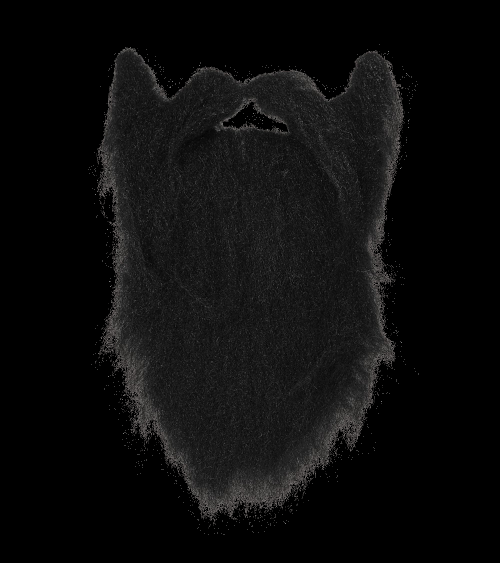
#> input picture assets/beard.png, 1000 x 1125 px (shown at 1/2 size)
$ python -i filters.py   (imports and definitions only)
#> lines starting #> are read from the running program, lines starting #| are printed output that depends on the picture; after the words box and inside, x2 and y2 are one past the last pixel; in counts of white or black regions, pixels touching at a corner belong together
#> further down, picture is the input picture: shape (1125, 1000, 3); mean B, G, R 12.5, 12.5, 12.6
import numpy as np
import cv2


# Converts the image to grayscale while keeping 3 color channels (BGR format)
def grayscale(frame_bgr):
    return cv2.cvtColor(cv2.cvtColor(frame_bgr.copy(), cv2.COLOR_BGR2GRAY), cv2.COLOR_GRAY2BGR)


# Inverts all pixel colors to create a negative image effect
def negative(frame_bgr):
    return cv2.bitwise_not(frame_bgr.copy())


# Applies a sepia-tone filter
# [5 lines left out: function sepia, not called in this run]


# Solarizes the image by inverting pixels above a brightness threshold
def solarize(frame_bgr, threshold=128):
    return np.where(frame_bgr < threshold, frame_bgr.copy(), 255 - frame_bgr)


# Applies a thermal heatmap-style color effect using the JET colormap
def thermal(frame_bgr):
    return cv2.applyColorMap(cv2.cvtColor(frame_bgr.copy(), cv2.COLOR_BGR2GRAY), cv2.COLORMAP_JET)


# Applies the SPRING colormap for pink tones
def spring(frame_bgr):
    return cv2.applyColorMap(cv2.cvtColor(frame_bgr.copy(), cv2.COLOR_BGR2GRAY), cv2.COLORMAP_SPRING)


# Applies the SUMMER colormap for green tones
def summer(frame_bgr):
    return cv2.applyColorMap(cv2.cvtColor(frame_bgr.copy(), cv2.COLOR_BGR2GRAY), cv2.COLORMAP_SUMMER)


# Applies the AUTUMN colormap for orange tones
def autumn(frame_bgr):
    return cv2.applyColorMap(cv2.cvtColor(frame_bgr.copy(), cv2.COLOR_BGR2GRAY), cv2.COLORMAP_AUTUMN)


# Applies the WINTER colormap for blue tones
def winter(frame_bgr):
    return cv2.applyColorMap(cv2.cvtColor(frame_bgr.copy(), cv2.COLOR_BGR2GRAY), cv2.COLORMAP_WINTER)


# Applies the HOT colormap
def hot(frame_bgr):
    return cv2.applyColorMap(cv2.cvtColor(frame_bgr.copy(), cv2.COLOR_BGR2GRAY), cv2.COLORMAP_HOT)


# Applies the COOL colormap
def cool(frame_bgr):
    return cv2.applyColorMap(cv2.cvtColor(frame_bgr.copy(), cv2.COLOR_BGR2GRAY), cv2.COLORMAP_COOL)


# Applies the BONE colormap
def bone(frame_bgr):
    return cv2.applyColorMap(cv2.cvtColor(frame_bgr.copy(), cv2.COLOR_BGR2GRAY), cv2.COLORMAP_BONE)


# Creates a cartoon effect by smoothing colors and emphasizing edges
def cartoon(frame_bgr):
    color = frame_bgr.copy()
    for i in range(3):
        color = cv2.bilateralFilter(color,d=9,sigmaColor=75,sigmaSpace=75)
    gray = cv2.cvtColor(frame_bgr.copy(), cv2.COLOR_BGR2GRAY)
    gray = cv2.medianBlur(gray, 5)
    edges = cv2.Canny(gray, 40, 80)
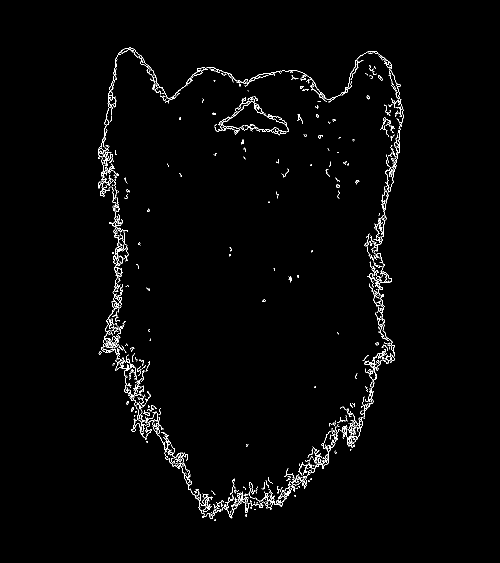
#> edges: shape (1125, 1000) (shown at 1/2 size); 1.5% white in thin lines or dots, all inside (x1, y1, x2, y2) = (196, 95, 807, 1042)
    edges = cv2.dilate(edges, np.ones((3, 3), np.uint8), iterations=1)
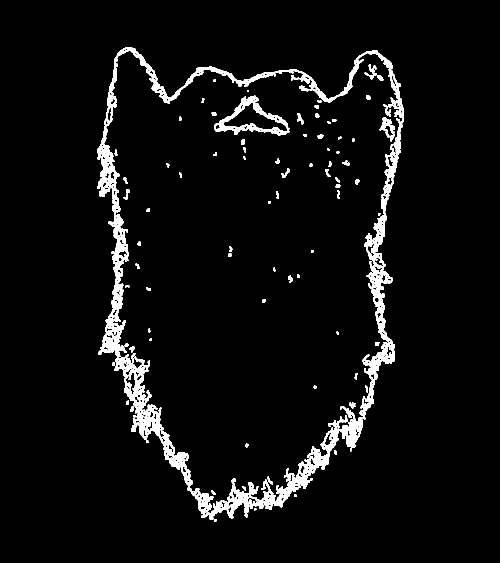
#> edges: shape (1125, 1000) (shown at 1/2 size); 4.8% white; 91 white regions (2 under 20 px), largest, box (x1, y1, x2, y2) and area: (195, 94, 808, 1039) 45047, (428, 191, 579, 272) 3080, (759, 234, 790, 275) 514
    edges = cv2.morphologyEx(edges,cv2.MORPH_CLOSE,np.ones((3, 3), np.uint8))
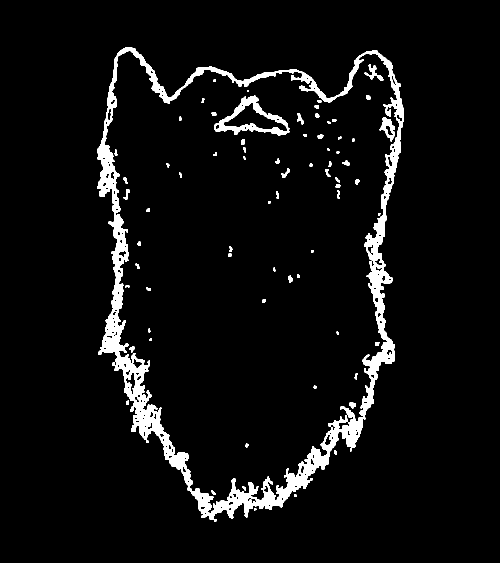
#> edges: shape (1125, 1000) (shown at 1/2 size); 5.2% white; 71 white regions (2 under 20 px), largest, box (x1, y1, x2, y2) and area: (195, 94, 808, 1043) 50163, (428, 191, 579, 272) 3282, (759, 234, 790, 283) 636
    edges = cv2.bitwise_not(edges)
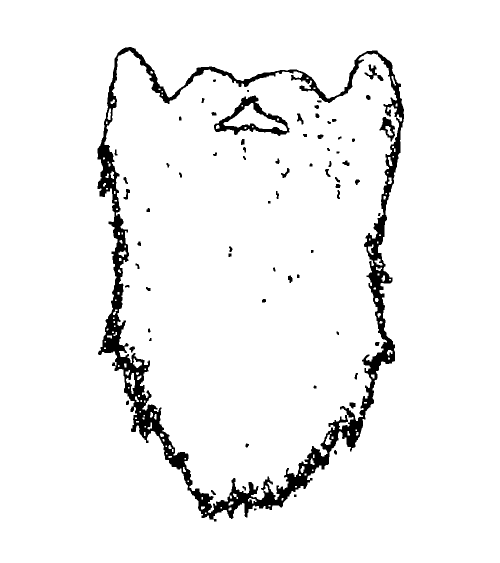
#> edges: shape (1125, 1000) (shown at 1/2 size); 94.8% white; 71 black regions (2 under 20 px), largest, box (x1, y1, x2, y2) and area: (195, 94, 808, 1043) 50163, (428, 191, 579, 272) 3282, (759, 234, 790, 283) 636
    edges = cv2.cvtColor(edges, cv2.COLOR_GRAY2BGR)
    return cv2.bitwise_and(color, edges)
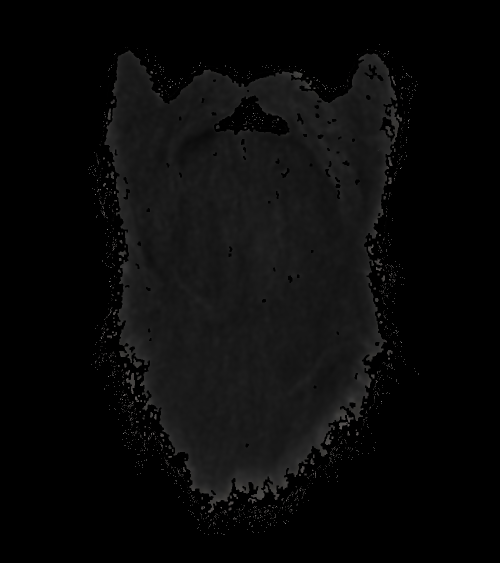
#> returned value: shape (1125, 1000, 3) (shown at 1/2 size); mean of channels 0, 1, 2 9.6, 9.6, 9.6; drawn as B, G, R


# Pixelates the image by shrinking and enlarging it with nearest-neighbor scaling
# [20 lines left out: functions pixelate, vignette, not called in this run]

>>> import cv2
>>> picture = cv2.imread('../assets/beard.png')
>>> result = cartoon(picture)
